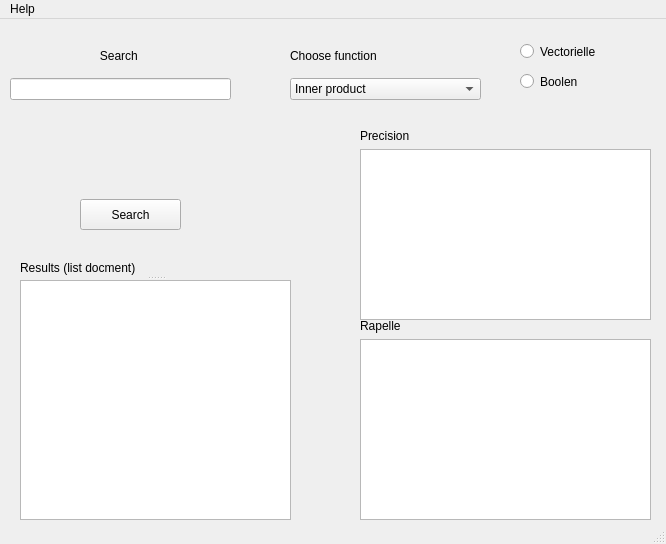
<?xml version="1.0" encoding="UTF-8"?>
<ui version="4.0">
 <class>MainWindow</class>
 <widget class="QMainWindow" name="MainWindow">
  <property name="geometry">
   <rect>
    <x>0</x>
    <y>0</y>
    <width>666</width>
    <height>544</height>
   </rect>
  </property>
  <property name="windowTitle">
   <string>MainWindow</string>
  </property>
  <widget class="QWidget" name="centralwidget">
   <widget class="QPushButton" name="search_btn">
    <property name="geometry">
     <rect>
      <x>80</x>
      <y>180</y>
      <width>101</width>
      <height>31</height>
     </rect>
    </property>
    <property name="text">
     <string>Search</string>
    </property>
   </widget>
   <widget class="QRadioButton" name="vectorielle_radio">
    <property name="geometry">
     <rect>
      <x>520</x>
      <y>20</y>
      <width>95</width>
      <height>25</height>
     </rect>
    </property>
    <property name="text">
     <string>Vectorielle</string>
    </property>
   </widget>
   <widget class="QRadioButton" name="boolean_radio">
    <property name="geometry">
     <rect>
      <x>520</x>
      <y>50</y>
      <width>109</width>
      <height>25</height>
     </rect>
    </property>
    <property name="text">
     <string>Boolen</string>
    </property>
   </widget>
   <widget class="QSplitter" name="splitter">
    <property name="geometry">
     <rect>
      <x>20</x>
      <y>240</y>
      <width>271</width>
      <height>261</height>
     </rect>
    </property>
    <property name="orientation">
     <enum>Qt::Vertical</enum>
    </property>
    <widget class="QLabel" name="label_6">
     <property name="text">
      <string>Results (list docment)</string>
     </property>
    </widget>
    <widget class="QTextBrowser" name="document_result_field"/>
   </widget>
   <widget class="QWidget" name="layoutWidget">
    <property name="geometry">
     <rect>
      <x>290</x>
      <y>20</y>
      <width>191</width>
      <height>61</height>
     </rect>
    </property>
    <layout class="QVBoxLayout" name="verticalLayout">
     <item>
      <widget class="QLabel" name="func_chs_label">
       <property name="text">
        <string>Choose function</string>
       </property>
      </widget>
     </item>
     <item>
      <widget class="QComboBox" name="function_chs_cbx">
       <item>
        <property name="text">
         <string>Inner product</string>
        </property>
       </item>
       <item>
        <property name="text">
         <string>Dice coef</string>
        </property>
       </item>
       <item>
        <property name="text">
         <string>Cosinus</string>
        </property>
       </item>
       <item>
        <property name="text">
         <string>Jaccard</string>
        </property>
       </item>
      </widget>
     </item>
    </layout>
   </widget>
   <widget class="QWidget" name="layoutWidget">
    <property name="geometry">
     <rect>
      <x>360</x>
      <y>110</y>
      <width>291</width>
      <height>191</height>
     </rect>
    </property>
    <layout class="QVBoxLayout" name="verticalLayout_4">
     <item>
      <widget class="QLabel" name="precision_lbl">
       <property name="text">
        <string>Precision</string>
       </property>
      </widget>
     </item>
     <item>
      <widget class="QTextBrowser" name="precision_field"/>
     </item>
    </layout>
   </widget>
   <widget class="QWidget" name="layoutWidget">
    <property name="geometry">
     <rect>
      <x>360</x>
      <y>300</y>
      <width>291</width>
      <height>201</height>
     </rect>
    </property>
    <layout class="QVBoxLayout" name="verticalLayout_3">
     <item>
      <widget class="QLabel" name="recall_lbl">
       <property name="text">
        <string>Rapelle</string>
       </property>
      </widget>
     </item>
     <item>
      <widget class="QTextBrowser" name="recall_field"/>
     </item>
    </layout>
   </widget>
   <widget class="QWidget" name="layoutWidget">
    <property name="geometry">
     <rect>
      <x>10</x>
      <y>20</y>
      <width>221</width>
      <height>61</height>
     </rect>
    </property>
    <layout class="QVBoxLayout" name="verticalLayout_2">
     <item>
      <widget class="QLabel" name="search_label">
       <property name="text">
        <string>Search </string>
       </property>
       <property name="alignment">
        <set>Qt::AlignCenter</set>
       </property>
      </widget>
     </item>
     <item>
      <widget class="QLineEdit" name="search_field"/>
     </item>
    </layout>
   </widget>
  </widget>
  <widget class="QMenuBar" name="menubar">
   <property name="geometry">
    <rect>
     <x>0</x>
     <y>0</y>
     <width>666</width>
     <height>24</height>
    </rect>
   </property>
   <widget class="QMenu" name="menuinfo">
    <property name="title">
     <string>Help</string>
    </property>
    <addaction name="action_About"/>
   </widget>
   <addaction name="menuinfo"/>
  </widget>
  <widget class="QStatusBar" name="statusbar"/>
  <action name="hel">
   <property name="text">
    <string>Help</string>
   </property>
  </action>
  <action name="action_About">
   <property name="text">
    <string>About</string>
   </property>
  </action>
 </widget>
 <resources/>
 <connections/>
</ui>
